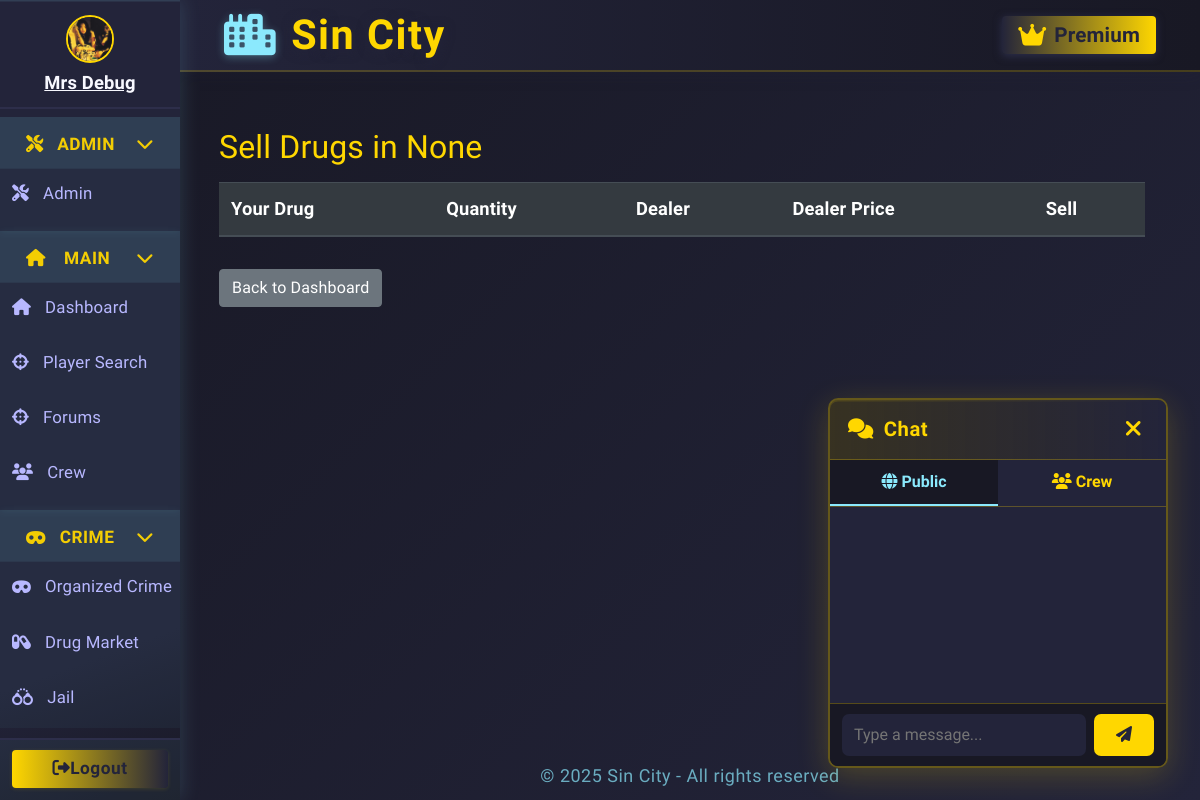
The page /sell_drugs (signed in) on the database as committed earlier.
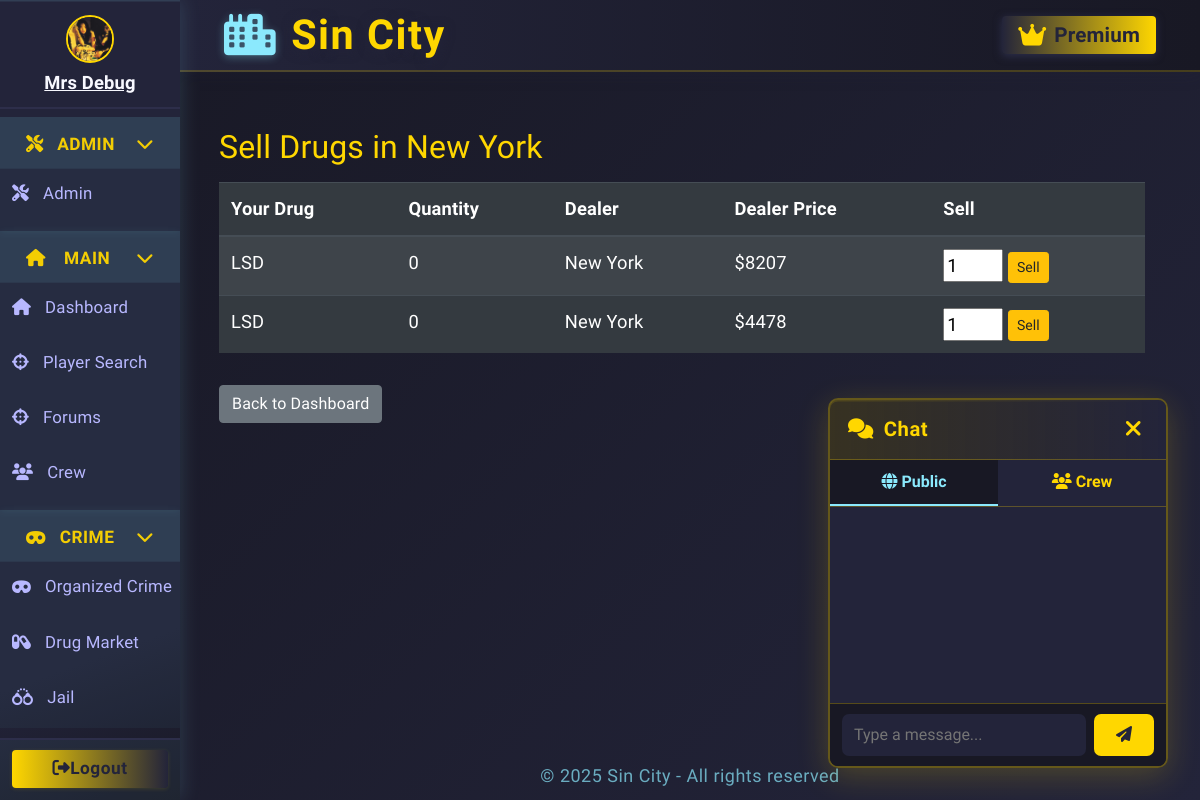
The same page on the database as committed later.
### app.py (models this page shows, shortened)
class Character(db.Model):
    __tablename__ = 'character'
    id = db.Column(db.Integer, primary_key=True)
    user_id = db.Column(db.Integer, db.ForeignKey('user.id'), nullable=True)
    user = db.relationship('User', backref='linked_character', foreign_keys=[user_id])
    name = db.Column(db.String(64), unique=True, nullable=False)
    health = db.Column(db.Integer, default=100)
    money = db.Column(db.Integer, default=250)
    level = db.Column(db.Integer, default=1)
    xp = db.Column(db.Integer, default=0)
    last_crime_time = db.Column(db.DateTime, nullable=True)
    last_travel_time = db.Column(db.DateTime, nullable=True)
    city = db.Column(db.String(64), default="New York")
    gun_id = db.Column(db.Integer, db.ForeignKey('shop_item.id'))
    gun = db.relationship('ShopItem', foreign_keys=[gun_id])
    in_jail = db.Column(db.Boolean, default=False)
    jail_until = db.Column(db.DateTime, nullable=True)
    crime_group_id = db.Column(db.Integer, db.ForeignKey('organized_crime.id'))
    crime_group = db.relationship("OrganizedCrime", back_populates="members", foreign_keys=[crime_group_id])
    master_id = db.Column(db.Integer, db.ForeignKey('user.id'))
    equipped_gun_id = db.Column(db.Integer, db.ForeignKey('gun.id'), nullable=True)
    equipped_gun = db.relationship('Gun', foreign_keys=[equipped_gun_id])
    earn_streak = db.Column(db.Integer, default=0)
    last_earned = db.Column(db.DateTime, nullable=True)
    is_alive = db.Column(db.Boolean, default=True)
    profile_image = db.Column(db.String(255), nullable=True)
    crew = db.Column(db.Integer, db.ForeignKey('crew.id'), nullable=True)
    crew_id = db.Column(db.Integer, db.ForeignKey('crew.id'))
    linked_user = db.relationship('User', foreign_keys=[user_id], overlaps="linked_character,linked_characters,user")
    crew = db.relationship('Crew', backref='characters')

class Drug(db.Model):
    id = db.Column(db.Integer, primary_key=True)
    name = db.Column(db.String(64), unique=True, nullable=False)
    type = db.Column(db.String(32), nullable=False, default="Other")

class CharacterDrugInventory(db.Model):
    id = db.Column(db.Integer, primary_key=True)
    character_id = db.Column(db.Integer, db.ForeignKey('character.id'), nullable=False)
    drug_id = db.Column(db.Integer, db.ForeignKey('drug.id'), nullable=False)
    quantity = db.Column(db.Integer, default=0)
    drug = db.relationship('Drug')
    character = db.relationship('Character')

class DrugDealer(db.Model):
    id = db.Column(db.Integer, primary_key=True)
    city = db.Column(db.String(64), nullable=False)
    drug_id = db.Column(db.Integer, db.ForeignKey('drug.id'), nullable=False)
    price = db.Column(db.Integer, nullable=False)
    stock = db.Column(db.Integer, nullable=False, default=10)
    drug = db.relationship('Drug')

### app.py (the view, shortened to what this page needs)
@app.route('/sell_drugs', methods=['GET', 'POST'])
@login_required
def sell_drugs():
    character = Character.query.filter_by(master_id=current_user.id, is_alive=True).first()
    if not character:
        flash("No character found.", "danger")
        return redirect(url_for('dashboard'))
    dealers = DrugDealer.query.filter_by(city=character.city).all()
    inventory = CharacterDrugInventory.query.filter_by(character_id=character.id).all()
    return render_template('sell_drugs.html', dealers=dealers, inventory=inventory, character=character)

### app.py (called while the page is built)
@app.context_processor
def inject_user():
    return dict(user=current_user)

@app.before_request
def update_last_seen():
    if current_user.is_authenticated:
        now = datetime.utcnow()
        if not current_user.last_seen or (now - current_user.last_seen).seconds > 1:
            current_user.last_seen = now
            db.session.commit()

@app.before_request
def enable_sqlite_fk():
    if db.engine.url.drivername == 'sqlite':
        with db.engine.connect() as conn:
            conn.execute(db.text("PRAGMA foreign_keys=ON"))

@app.before_request
def check_character_alive():
    if current_user.is_authenticated:
        char = Character.query.filter_by(master_id=current_user.id).first()
        if not char or not char.is_alive:
            if request.endpoint not in ('create_character', 'logout', 'static'):
                return redirect(url_for('create_character'))

@login_manager.user_loader
def load_user(user_id):
    return db.session.get(User, int(user_id))

@app.context_processor
def inject_now():
    from datetime import datetime
    return {'now': datetime.utcnow}

### templates/sell_drugs.html (shortened to what this page needs)
{% extends "base.html" %}
{% block content %}
<div class="container mt-4">
    <h2 style="color:#ffd700;">Sell Drugs in {{ character.city }}</h2>
    <table class="table table-dark table-striped mt-3">
        <thead>
            <tr>
                <th>Your Drug</th>
                <th>Quantity</th>
                <th>Dealer</th>
                <th>Dealer Price</th>
                <th>Sell</th>
            </tr>
        </thead>
        <tbody>
        {% for inv in inventory %}
            {% for dealer in dealers if dealer.drug_id == inv.drug_id %}
            <tr>
                <td>{{ inv.drug.name }}</td>
                <td>{{ inv.quantity }}</td>
                <td>{{ dealer.city }}</td>
                <td>${{ dealer.price }}</td>
                <td>
                    <form method="post" style="display:inline;">
                        <input type="number" name="quantity" value="1" min="1" max="{{ inv.quantity }}" style="width:60px;">
                        <button type="submit" class="btn btn-warning btn-sm">Sell</button>
                    </form>
                </td>
            </tr>
            {% endfor %}
        {% endfor %}
        </tbody>
    </table>
    <a href="{{ url_for('dashboard') }}" class="btn btn-secondary mt-3">Back to Dashboard</a>
</div>
{% endblock %}

### templates/base.html (shortened to what the changed rows need)
<!DOCTYPE html>
<html lang="en">
<head>
  <link rel="stylesheet" href="https://cdn.jsdelivr.net/npm/bootstrap@4.6.2/dist/css/bootstrap.min.css">
  <link rel="stylesheet" href="https://cdnjs.cloudflare.com/ajax/libs/font-awesome/6.4.2/css/all.min.css">
</head>
<body class="fade-in">
  <div class="layout-root fade-in">
    <div class="sidebar {% if request.endpoint in ['login', 'register'] %}d-none{% endif %}">
      <nav class="sidebar">
        {% if current_user.is_authenticated %}
          <div class="sidebar-user">
            {% set character = current_character %}
                {% if character and character.profile_image %}
                  <img
                    src="{{ url_for('static', filename=character.profile_image) if not character.profile_image.startswith('http') else character.profile_image }}"
                    class="crew-avatar"
                    alt="avatar"
                    style="width:48px;height:48px;border-radius:50%;margin-bottom:6px;border:2px solid #ffd700;object-fit:cover;"
                  >
                {% else %}
                  <i id="char-name" class="fas fa-user-circle"></i>
                {% endif %}
                {% if character %}
                  <a href="{{ url_for('profile_by_id', char_id=character.id) }}" style="color:inherit; text-decoration: underline;">
                    <strong>{{ character.name }}</strong>
                  </a>
                {% else %}
                  <span><strong>No character</strong></span>
                {% endif %}
          </div>
        {% endif %}
      </nav>
    </div>
    <div class="main-area">
      <main class="content-area">
        {% block content %}{% endblock %}
      </main>
    </div>
  </div>
</body>
</html>

Rows that differ between the two databases and show on the page:
changed Character "Mrs Debug": city "None" → "New York"
added CharacterDrugInventory: quantity "0"
now on this page (row edited): DrugDealer: city "New York", price "8207"
now on this page (row unchanged): Drug: drug.name "LSD"
added DrugDealer: city "New York", price "4478"
